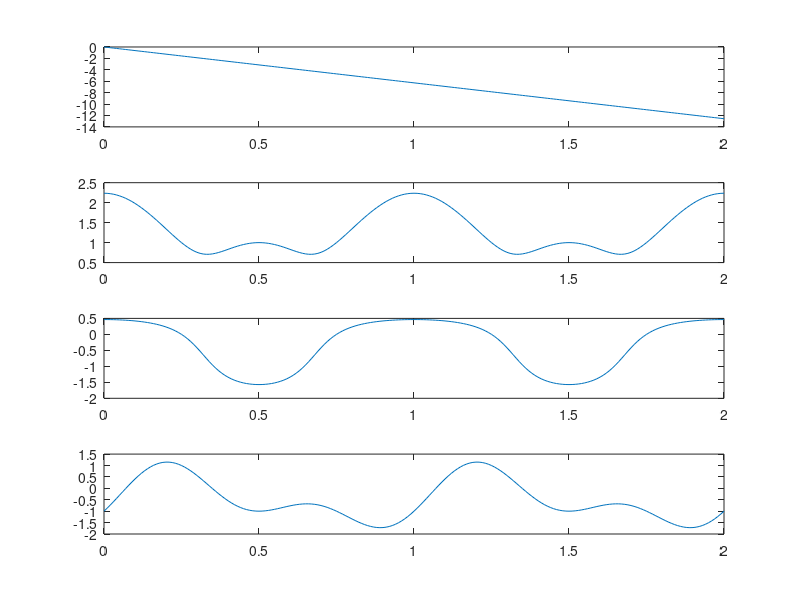

The MATLAB script that drew this image:
%% Exploration of a math trick for phasors of unequal frequency
%
% @file UkeToriPhasors_neq_freqs.m
%
% @brief This file explores the idea of analysing phasors of
%        unequal frequency by writing the phase shift of one phasor
%        as a function of time.
%

%% Set Up

RAD_TO_DEG = 180/pi;

tmin = 0;
tmax = 2;
dt = 0.01;

t = tmin:dt:tmax;

A_U = 1;
phi_U = 0;
f_U = 1;
w_U = 2*pi*f_U;

A_T = 1;
phi_T = 0;
f_T = 2;
w_T = 2*pi*f_T;

phi_t = (w_U - w_T).*t - phi_T;

A_RX = A_U*cos(phi_U) + A_T.*cos(phi_t);
A_RY = A_U*sin(phi_U) + A_T.*cos(phi_t);

A_R = sqrt(A_RX.^2 + A_RY.^2);

phi_R = atan(A_RY./A_RX);

F_R = A_R.*sin(w_U.*t - phi_R);

figure(1)
subplot(4,1,1);
plot(t, phi_t);

subplot(4,1,2);
plot(t, A_R);

subplot(4,1,3);
plot(t, phi_R);

subplot(4,1,4);
plot(t, F_R);
